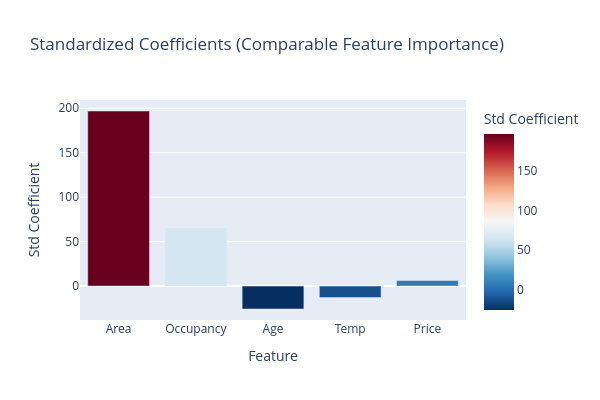

Notebook code cell kept with this figure:
### Code cell
# Part (d): Which feature has the largest effect?

# Sort by absolute standardized coefficient
feature_importance = std_coefs.iloc[1:].sort_values('Abs Value', ascending=False)

print("FEATURE IMPORTANCE (by standardized coefficient magnitude)")
print("="*60)
print(feature_importance.to_string(index=False))

top_feature = feature_importance.iloc[0]
print(f"\n🏆 MOST IMPORTANT FEATURE: {top_feature['Feature']}")
print(f"   Standardized coefficient: {top_feature['Std Coefficient']:.4f}")
print(f"\n   INTERPRETATION:")
print(f"   A 1 standard deviation increase in {top_feature['Feature']}")
print(f"   is associated with a {abs(top_feature['Std Coefficient']):.2f} MWh")
if top_feature['Std Coefficient'] > 0:
    print(f"   INCREASE in energy consumption.")
else:
    print(f"   DECREASE in energy consumption.")

# Visualize
fig = px.bar(feature_importance, x='Feature', y='Std Coefficient',
             title='Standardized Coefficients (Comparable Feature Importance)',
             color='Std Coefficient', color_continuous_scale='RdBu_r')
fig.update_layout(height=400, width=600)
fig.show()

### Figure 1 — Plotly figure (JSON) as saved in the notebook; plotly's stock layout.template omitted (floating-point values rounded to 4 significant figures)
{"data": [{"hovertemplate": "Feature=%{x}<br>Std Coefficient=%{marker.color}<extra></extra>", "legendgroup": "", "marker": {"color": [196.9, 65.34, -25.78, -12.87, 6.276], "coloraxis": "coloraxis", "pattern": {"shape": ""}}, "name": "", "orientation": "v", "showlegend": false, "textposition": "auto", "type": "bar", "x": ["Area", "Occupancy", "Age", "Temp", "Price"], "xaxis": "x", "y": [196.9, 65.34, -25.78, -12.87, 6.276], "yaxis": "y"}], "layout": {"barmode": "relative", "coloraxis": {"colorbar": {"title": {"text": "Std Coefficient"}}, "colorscale": [[0, "rgb(5,48,97)"], [0.1, "rgb(33,102,172)"], [0.2, "rgb(67,147,195)"], [0.3, "rgb(146,197,222)"], [0.4, "rgb(209,229,240)"], [0.5, "rgb(247,247,247)"], [0.6, "rgb(253,219,199)"], [0.7, "rgb(244,165,130)"], [0.8, "rgb(214,96,77)"], [0.9, "rgb(178,24,43)"], [1, "rgb(103,0,31)"]]}, "height": 400, "legend": {"tracegroupgap": 0}, "title": {"text": "Standardized Coefficients (Comparable Feature Importance)"}, "width": 600, "xaxis": {"anchor": "y", "domain": [0, 1], "title": {"text": "Feature"}}, "yaxis": {"anchor": "x", "domain": [0, 1], "title": {"text": "Std Coefficient"}}}}
